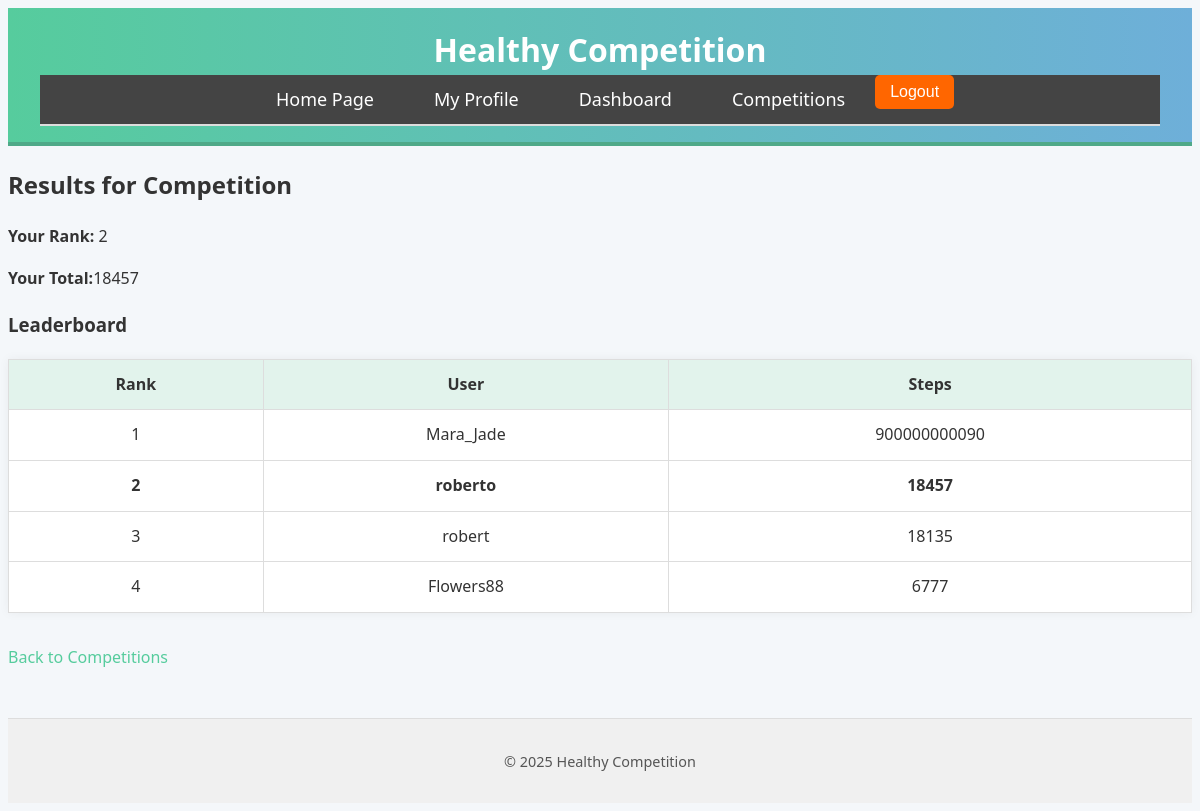
/competition/2/results/ (signed in), run on the app's committed database.
### src/models.py (models this page shows, shortened)
class Competition(models.Model):
    name = models.CharField(max_length=255)
    creator = models.ForeignKey(User, on_delete=models.CASCADE, related_name="created_competitions")
    participants = models.ManyToManyField(User, related_name="joined_competitions", blank=True)
    start_date = models.DateField()
    end_date = models.DateField()

class CompetitionParticipant(models.Model):
    user = models.ForeignKey(User, on_delete=models.CASCADE)
    competition = models.ForeignKey(Competition, on_delete=models.CASCADE)
    steps = models.PositiveIntegerField(default=0)
    joined_at = models.DateTimeField(auto_now_add=True)
    class Meta:
        unique_together = ('user', 'competition')  #This prevents duplicates

### src/views.py (the view)
# urls.py: path('competition/<int:competition_id>/results/', views.competition_results, name='competition_results'),
@login_required
def competition_results(request, competition_id):
    competition = get_object_or_404(Competition, id=competition_id)
    participants = CompetitionParticipant.objects.filter(
        competition=competition
    ).order_by('-steps')
    leaderboard = list(participants)
    user_participant = participants.filter(user=request.user).first()
    user_rank = None
    if user_participant:
        for index, participant in enumerate(leaderboard):
            if participant.user == request.user:
                user_rank = index + 1
                break
    return render(request, 'competition_results.html', {
        'competition': competition,
        'leaderboard': leaderboard,
        'user_participant': user_participant,
        'user_rank': user_rank
    })

### src/templates/competition_results.html
{% extends 'base.html' %}
{% block content %}
  <h2>Results for {{ competition.name }}</h2>
  {% if user_participant %}
    <p><strong>Your Rank:</strong> {{ user_rank }}</p>
    <p><strong>Your Total:</strong>{{ user_participant.steps }} </p>
  {% else %}
    <p>You did not participate in this competition.</p>
  {% endif %}
  <h3>Leaderboard</h3>
  <table>
    <tr>
      <th>Rank</th>
      <th>User</th>
      <th> Steps </th>
    </tr>
    {% for participant in leaderboard %}
      <tr {% if participant.user == user %}style="font-weight: bold;"{% endif %}>
        <td>{{ forloop.counter }}</td>
        <td>{{ participant.user.username }}</td>
        <td>{{ participant.steps}}
        </td>
      </tr>
    {% endfor %}
  </table>
  <a href="{% url 'competition_list' %}">Back to Competitions</a>
{% endblock %}

### src/static/styles.css (style rules this page uses)
body { font-family: 'Segoe UI', Tahoma, Geneva, Verdana, sans-serif; margin: 10; padding: 10; background-color: #f4f7fa; color: #333; line-height: 1.6; }
a { text-decoration: none; color: #56cc9d; transition: color 0.3s ease, transform 0.3s ease; }
table { width: 100%; border-collapse: collapse; background-color: white; margin-bottom: 2rem; box-shadow: 0 0 10px rgba(0, 0, 0, 0.05); }
th, td { padding: 0.75rem; border: 1px solid #ddd; text-align: center; }
th { background-color: #e2f3ec; }

### data on the page
Competition: name "Competition"
CompetitionParticipant: steps "18457", user.username "roberto"
CompetitionParticipant: user.username "Mara_Jade", steps "900000000090"
CompetitionParticipant: user.username "robert", steps "18135"
CompetitionParticipant: user.username "Flowers88", steps "6777"

### other printed values
{{ user_rank }} "2"
